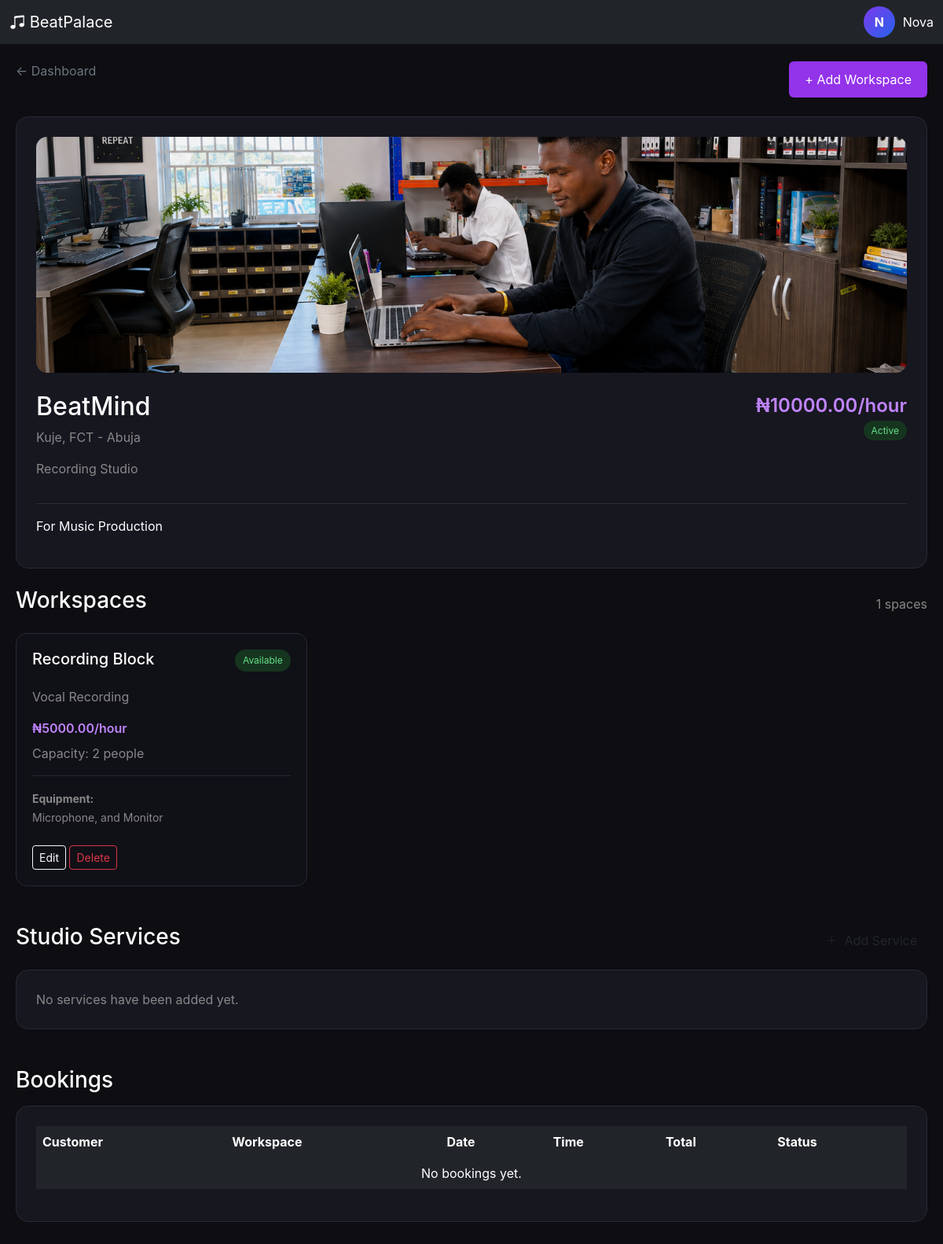
Page /studio/owner/studios/1/ (signed in) on the earlier database version.
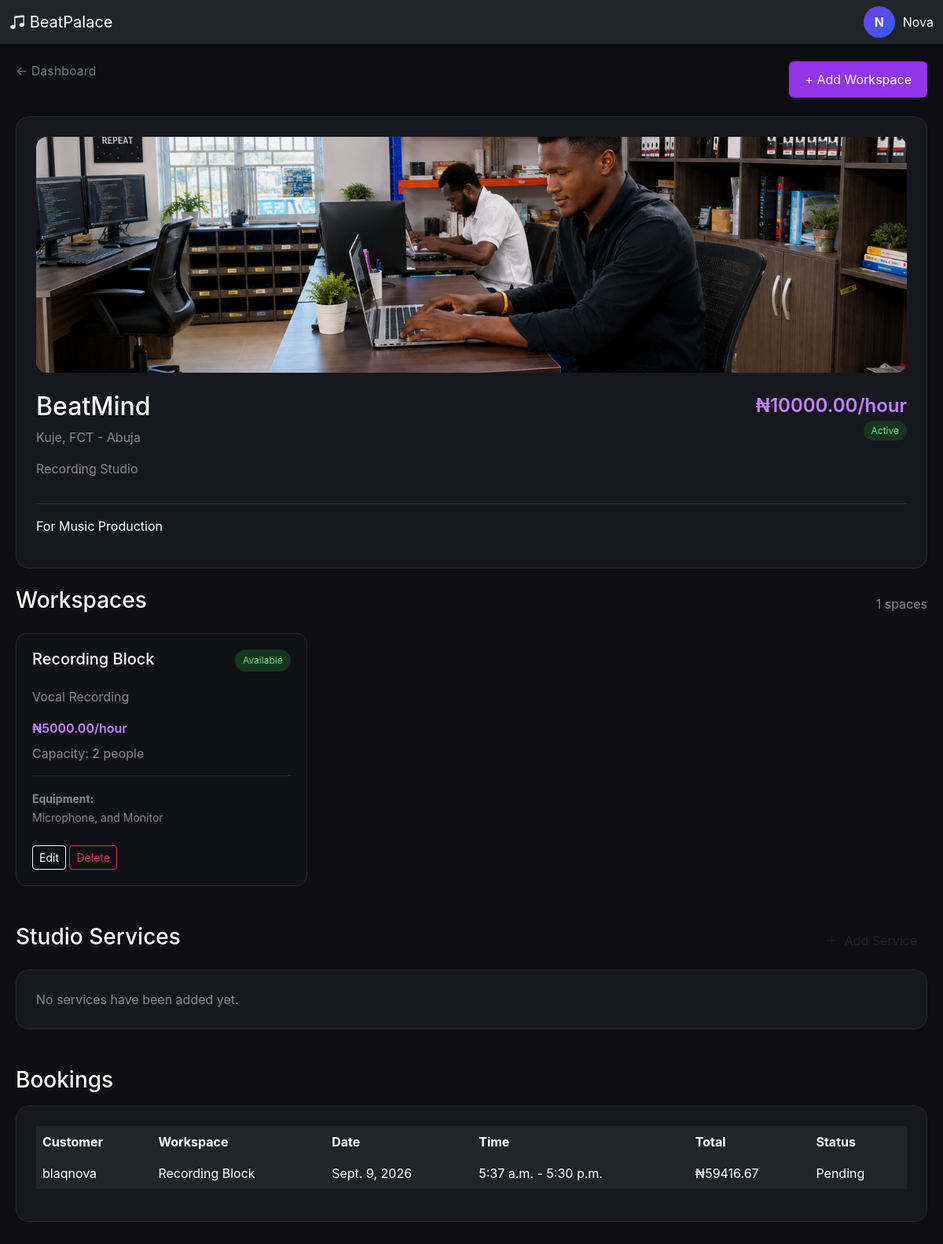
Same page on the later database version.
### studio/models.py (models this page shows, shortened)
class Workspace(models.Model):
    studio = models.ForeignKey(
        Studio,
        on_delete=models.CASCADE,
        related_name="workspaces",
    )
    name = models.CharField(
        max_length=150,
    )
    description = models.TextField(
        blank=True,
    )
    hourly_rate = models.DecimalField(
        max_digits=12,
        decimal_places=2,
        validators=[MinValueValidator(Decimal("0"))],
    )
    capacity = models.PositiveIntegerField(
        default=2,
    )
    equipment = models.TextField(
        blank=True,
    )
    is_active = models.BooleanField(
        default=True,
    )
    created_at = models.DateTimeField(
        auto_now_add=True,
    )

class StudioBooking(models.Model):
    STATUS_CHOICES = [
        ("pending", "Pending"),
        ("confirmed", "Confirmed"),
        ("in_session", "In Session"),
        ("completed", "Completed"),
        ("cancelled", "Cancelled"),
        ("rejected", "Rejected"),
    ]
    BOOKING_TYPES = [
        ("hourly", "Hourly"),
        ("daily", "Daily"),
    ]
    customer = models.ForeignKey(
        settings.AUTH_USER_MODEL,
        on_delete=models.CASCADE,
        related_name="studio_bookings",
    )
    studio = models.ForeignKey(
        Studio,
        on_delete=models.PROTECT,
        related_name="bookings",
    )
    workspace = models.ForeignKey(
        Workspace,
        on_delete=models.PROTECT,
        related_name="bookings",
        null=True,
        blank=True,
    )
    booking_type = models.CharField(
        max_length=20,
        choices=BOOKING_TYPES,
        default="hourly",
    )
    booking_date = models.DateField()
    start_time = models.TimeField()
    end_time = models.TimeField()
    number_of_people = models.PositiveIntegerField(
        default=1,
    )
    notes = models.TextField(
        blank=True,
    )
    subtotal = models.DecimalField(
        max_digits=12,
        decimal_places=2,
        default=0,
    )
    service_fee = models.DecimalField(
        max_digits=12,
        decimal_places=2,
        default=0,
    )
    total_amount = models.DecimalField(
        max_digits=12,
        decimal_places=2,
        default=0,
    )
    status = models.CharField(
        max_length=20,
        choices=STATUS_CHOICES,
        default="pending",
    )
    created_at = models.DateTimeField(
        auto_now_add=True,
    )
    updated_at = models.DateTimeField(
        auto_now=True,
    )
    class Meta:
        ordering = ["-booking_date", "-start_time"]

### accounts/models.py (models this page shows)
class User(AbstractUser):
    ROLE_CHOICES = (
        ("producer", "Producer"),
        ("artist", "Artist"),
    )
    email = models.EmailField(unique=True)
    role = models.CharField(
        max_length=20,
        choices=ROLE_CHOICES
    )
    avatar = models.ImageField(
        upload_to="avatars/",
        blank=True,
        null=True
    )
    verified = models.BooleanField(default=False)
    created_at = models.DateTimeField(auto_now_add=True)
    def __str__(self):
        return self.username

### studio/views.py (the view)
@producer_required
def studio_owner_detail(request, studio_id):
    studio = get_object_or_404(
        Studio,
        id=studio_id,
        owner=request.user,
    )
    workspaces = studio.workspaces.all()
    services = studio.services.all()
    bookings = (
        studio.bookings
        .select_related(
            "customer",
            "workspace",
        )
        .order_by(
            "-booking_date",
            "-start_time",
        )
    )
    return render(
        request,
        "studio/studio_owner_detail.html",
        {
            "studio": studio,
            "workspaces": workspaces,
            "services": services,
            "bookings": bookings,
        },
    )

### studio/views.py (called while the page is built)
def producer_required(view_func):
    @wraps(view_func)
    @login_required
    def wrapper(request, *args, **kwargs):
        if request.user.is_superuser:
            return view_func(request, *args, **kwargs)
        if getattr(request.user, "role", None) != "producer":
            raise PermissionDenied(
                "Only producers can manage studios."
            )
        return view_func(request, *args, **kwargs)
    return wrapper

### templates/studio/studio_owner_detail.html (shortened to what the changed rows need)
{% extends "base.html" %}
{% block content %}
</head>
<body>
<div class="page pt-5">
    <div class="box mb-4">
        <div class="d-flex justify-content-between">
            <div>
                <h2>
                    {{ studio.name }}
                </h2>
            </div>
        </div>
    </div>
    <div class="row g-4 mb-5">
        {% for workspace in workspaces %}
        <div class="col-md-6 col-lg-4">
            <div class="workspace-card">
                <div class="d-flex
                            justify-content-between
                            align-items-start">
                    <h5>
                        {{ workspace.name }}
                    </h5>
                    {% if workspace.is_active %}
                        <span class="badge-active">
                            Available
                        </span>
                    {% else %}
                        <span class="badge-inactive">
                            Disabled
                        </span>
                    {% endif %}
                </div>
                <p class="muted mt-3">
                    {{ workspace.description|default:"No description." }}
                </p>
                <div class="price mt-3">
                    ₦{{ workspace.hourly_rate }}/hour
                </div>
                <div class="muted mt-2">
                    Capacity:
                    {{ workspace.capacity }} people
                </div>
                {% if workspace.equipment %}
                <hr class="border-secondary">
                <small class="muted">
                    <strong>Equipment:</strong><br>
                    {{ workspace.equipment }}
                </small>
                {% endif %}
                <div class="mt-4">
                    <button
                        class="btn btn-outline-light btn-sm"
                    >
                        Edit
                    </button>
                    <button
                        class="btn btn-outline-danger btn-sm"
                    >
                        Delete
                    </button>
                </div>
            </div>
        </div>
        {% endfor %}
    </div>
    <div class="box">
        <div class="table-responsive">
            <table class="table table-dark
                          table-borderless
                          align-middle">
                <thead>
                    <tr>
                        <th>Customer</th>
                        <th>Workspace</th>
                        <th>Date</th>
                        <th>Time</th>
                        <th>Total</th>
                        <th>Status</th>
                    </tr>
                </thead>
                <tbody>
                {% for booking in bookings %}
                    <tr>
                        <td>
                            {{ booking.customer }}
                        </td>
                        <td>
                            {{ booking.workspace.name|default:"Studio" }}
                        </td>
                        <td>
                            {{ booking.booking_date }}
                        </td>
                        <td>
                            {{ booking.start_time }}
                            -
                            {{ booking.end_time }}
                        </td>
                        <td>
                            ₦{{ booking.total_amount }}
                        </td>
                        <td>
                            {{ booking.get_status_display }}
                        </td>
                    </tr>
                {% empty %}
                    <tr>
                        <td
                            colspan="6"
                            class="text-center muted"
                        >
                            No bookings yet.
                        </td>
                    </tr>
                {% endfor %}
                </tbody>
            </table>
        </div>
    </div>
</div>
{% endblock %}

Differences in the rows shown:
added StudioBooking: customer "blaqnova", workspace.name "Recording Block", booking_date "Sept. 9, 2026", start_time "5:37 a.m.", end_time "5:30 p.m.", total_amount "59416.67", status "Pending"
Other differences:
text no longer shown: "No bookings yet."
